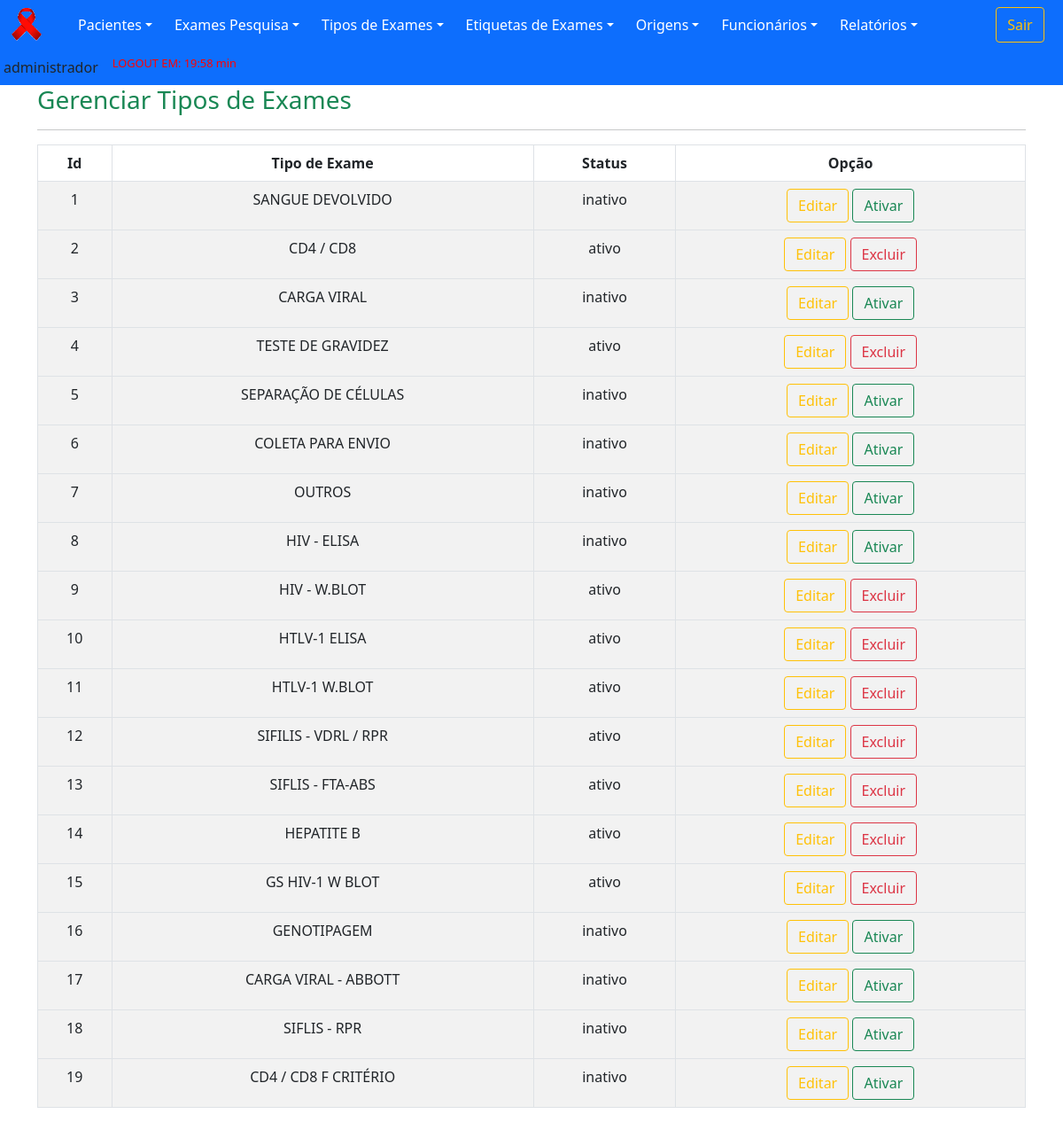
Before: /old/views/examesGerenciar.php (signed in) with the older database file.
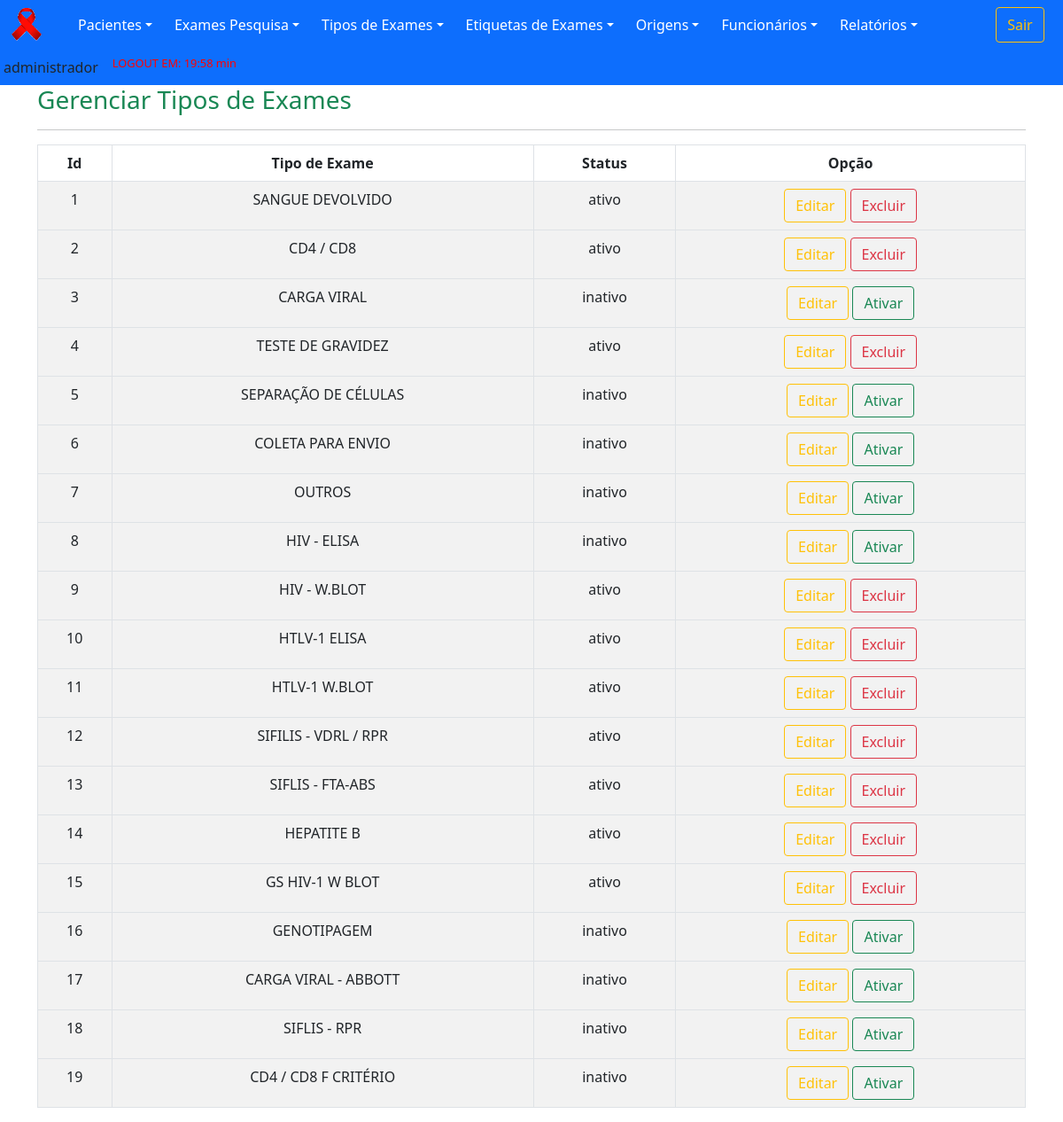
After: the same page with the newer database file.
### tables this page shows
CREATE TABLE `tipoExames` (
  `idTipoExames` int(11) NOT NULL,
  `tipoExame` varchar(255) DEFAULT NULL,
  `statusExame` varchar(8) DEFAULT NULL
);

### old/dao/DAO-sistemaCihiv.php (called while the page is built, shortened)
<?php
    class SistemaDAO
        {
            public function PesquisaTodosDados($nomeTabela)
                {
                    $conn = Database::connect();
                    $conn->exec('SET CHARACTER SET utf8');
                    $sql = "SELECT * FROM $nomeTabela";
                    try
                        {
                            $listar = $conn->query($sql);
                            $buscar = $listar->fetchAll(PDO::FETCH_OBJ);
                            $numRows = $listar->rowCount();
                        }
                    catch (PDOException $exc)
                        {
                            $buscar = $exc->getTraceAsString();
                        }
                    return $buscar;
                }
        }
?>

### old/views/examesGerenciar.php (the view, shortened to what this page needs)
<?php
	include "../template/menuPrincipal.php";
?>
        <div class="container">
            <div id="page-content-wrapper">
				<div class="panel-header">
					<h3 class="text-success">Gerenciar Tipos de Exames</h3>
				</div>
				<hr>
				<div class="panel-content">
					<div class="col-md-12">
						<table class="table table-striped table-bordered table-condensed">
                            <thead>
                                <tr>
                                    <th>Id</th>
                                    <th>Tipo de Exame</th>
                                    <th>Status</th>
                                    <th>Opção</th>
                                </tr>
                            </thead>
                            <tbody>
                                <?php
                                    require_once '../dao/DAO-sistemaCihiv.php';
                                    $exameDAO = new SistemaDAO();
                                    $nomeTabela = "tipoExames";
                                    foreach($exameDAO->PesquisaTodosDados($nomeTabela) as $exame)
                                        {
                                            ?>
                                                <tr>
                                                    <td><?php echo $exame->idTipoExames; ?></td>
                                                    <td><?php echo $exame->tipoExame; ?></td>
                                                    <td><?php echo $exame->statusExame;  $statusExame = $exame->statusExame;?></td>
                                                    <td class='operations'>
                                                        <div class="btn-group pull-right">
                                                            <a href="../controllers/exameBuscar.php?action=1&id=<?php echo $exame->idTipoExames;?>" class="btn btn-small btn-outline-warning">Editar<i class="icon-remove"></i></a>
                                                        </div>
                                                        <div class="btn-group pull-left">
                                                            <?php
                                                                if ($statusExame != "ativo")
                                                                    {
                                                                        $html = " <a href='../controllers/exameBuscar.php?action=2&id=$exame->idTipoExames'  class='btn btn-small btn-outline-success'>Ativar<i class='icon-edit'></i></a>";
                                                                        echo $html;
                                                                    }
                                                                elseif ($statusExame == "ativo")
                                                                    {
                                                                        $html = "<a href='../controllers/exameBuscar.php?action=3&id=$exame->idTipoExames' class='btn btn-small btn-outline-danger'>Excluir<i class='icon-remove'></i></a>";
                                                                        echo $html;
                                                                    }
                                                            ?>
                                                        </div>
                                                    </td>
                                                <tr>
                                            <?php
                                        }
                                ?>
                            </tbody>
                        </table>
                    </div>
				</div>
            </div>
		</div>
    </body>
</html>

Changed rows visible on the page:
changed tipoexames "SANGUE DEVOLVIDO": statusExame "inativo" → "ativo"; statusExame "Ativar" → "Excluir"
